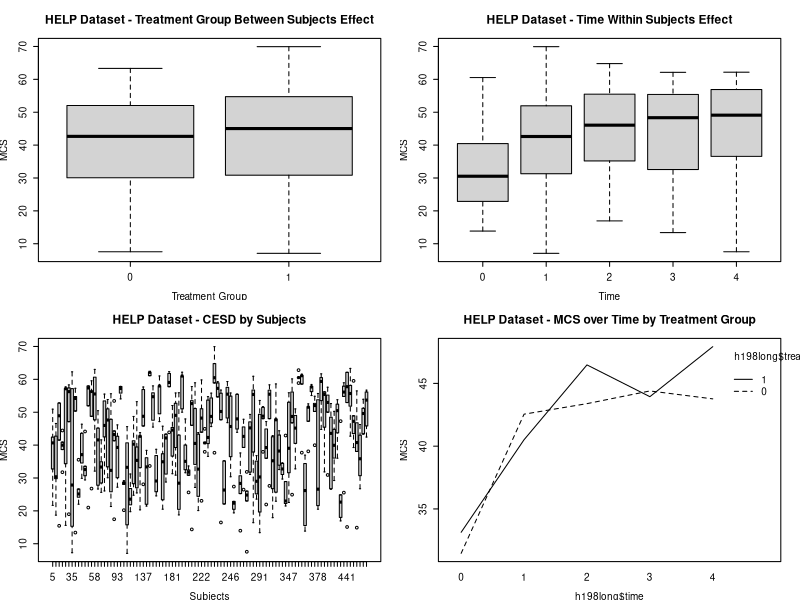
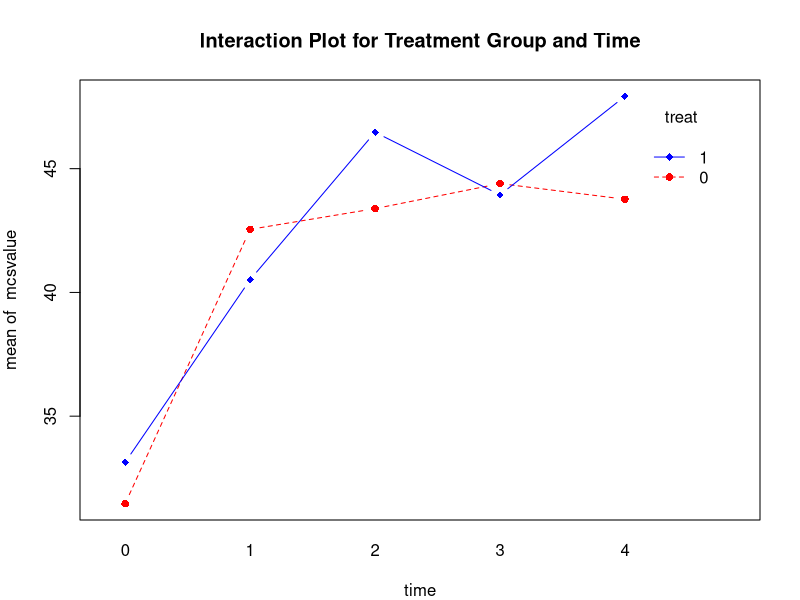
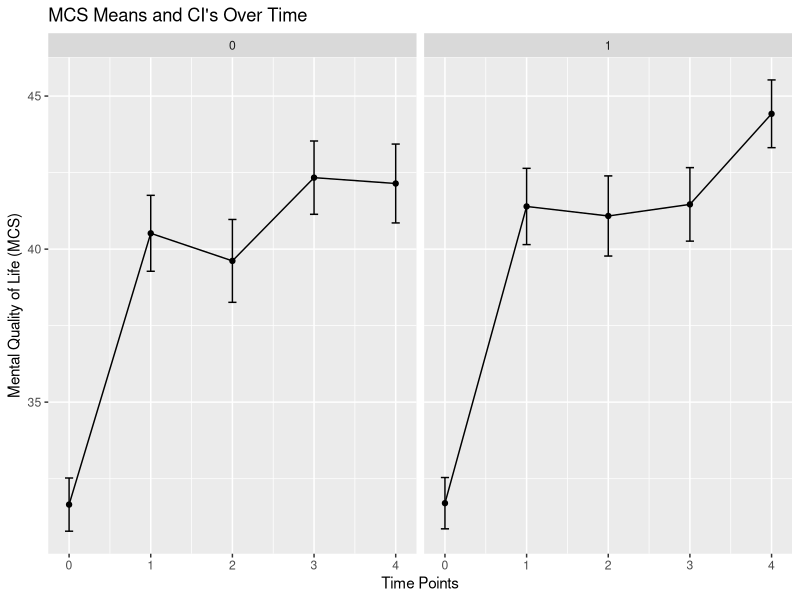

Source code (R) for these figures, in order:
## ---- chunk 1
# set up knitr options
knitr::opts_chunk$set(echo = TRUE)
knitr::opts_chunk$set(message = FALSE)
knitr::opts_chunk$set(warning = FALSE)
## ---- chunk 2
library(tidyverse)
library(haven)

helpdat <- haven::read_spss("helpmkh.sav")

h1 <- helpdat %>%
  select(id, treat, mcs, mcs1, mcs2, mcs3, mcs4)
## ---- chunk 3
# compute number of missing values
# across the 5 time points of mcs measurements
h1$nmiss_mcs <- rowSums(is.na(h1[,3:7]))
table(h1$nmiss_mcs)

# keep only the 98 cases with complete data
# where nmiss_mcs equals 0 (none missing)
h198 <- h1 %>%
  filter(nmiss_mcs==0)
## ---- chunk 4
# to do these analyses in R, we first
# have to reshape the data from WIDE
# to long

h198long <- h198 %>%
  gather(key=item,
         value=value,
         -c(id,treat,nmiss_mcs))

# now you have 98*5 = 490 cases
# add a time variable to long format
h198long <- h198long %>%
  mutate(time=c(rep(0,98),
                rep(1,98),
                rep(2,98),
                rep(3,98),
                rep(4,98)))
## ---- chunk 5
# we can use the aov() function but we
# need to first convert these to factors

h198long$id <- factor(h198long$id) # subject id
h198long$treat <- factor(h198long$treat) # group - between factor
h198long$time <- factor(h198long$time) # time - within factor

# rename the variables
names(h198long) <- c("id","treat","nmiss_mcs",
                   "mcsitem","mcsvalue","time")
## ---- chunk 6
m1 <- aov(mcsvalue ~ treat*time + Error(id/time), 
          data=h198long) 
summary(m1)
## ---- chunk 7
# MLM Approach
# use nlme package
library(nlme)

lme1 <- nlme::lme(mcsvalue ~ time*treat,
            data=h198long,
            random= ~1 | id,
            method="REML",
            na.action=na.omit)
# get summary - model coefficients
# tests coefficients not equal to 0
summary(lme1)

# get anova tables - both
# of these yield type III Sums of Squares
anova.lme(lme1, type="marginal")
car::Anova(lme1, type="III")
## ---- chunk 8
# Graphs - Main effects and interaction graphs
par(mfrow=c(2, 2), cex=0.6, mar=c(4, 4, 4, 2), mex=0.8) 

# sets up for 4 graphs on a page. The next 4 statements ask for main effect means, then the Group x Time interaction effect.
plot(h198long$mcsvalue ~ h198long$treat,
     main="HELP Dataset - Treatment Group Between Subjects Effect", 
     xlab="Treatment Group", ylab="MCS")
plot(h198long$mcsvalue ~ h198long$time,
     main="HELP Dataset - Time Within Subjects Effect", 
     xlab="Time",ylab="MCS")
plot(h198long$mcsvalue ~ h198long$id,
     main="HELP Dataset - CESD by Subjects", 
     xlab="Subjects",ylab="MCS")
interaction.plot(h198long$time,
                 h198long$treat,
                 h198long$mcsvalue,
                 main="HELP Dataset - MCS over Time by Treatment Group", 
                 ylab="MCS")
## ---- chunk 9
# reset graphics layout
par(mfrow = c(1,1))
# a plot approach
with(h198long, 
     interaction.plot(time, treat, mcsvalue,
                      type="b", col=c("red","blue"), pch=c(16,18),
                      main="Interaction Plot for Treatment Group and Time"))
## ---- chunk 10
h1 <- helpdat %>%
  select(id, treat, mcs, mcs1, mcs2, mcs3, mcs4)

# use all available data
# restructure into long format

h1long <- h1 %>%
  gather(key=item,
         value=value,
         -c(id,treat),
         na.rm=FALSE)

names(h1long) <- c("id","treat","mcsitem","mcsvalue")

# add a time variable to long format
h1long <- h1long %>%
  mutate(time=c(rep(0,453),
                rep(1,453),
                rep(2,453),
                rep(3,453),
                rep(4,453)))
## ---- chunk 11
# Error Bar Plots
# from the cookbook for R
## Gives count, mean, standard deviation, standard error of the mean, and confidence interval (default 95%).
##   data: a data frame.
##   measurevar: the name of a column that contains the variable to be summariezed
##   groupvars: a vector containing names of columns that contain grouping variables
##   na.rm: a boolean that indicates whether to ignore NA's
##   conf.interval: the percent range of the confidence interval (default is 95%)
summarySE <- function(data=NULL, measurevar, groupvars=NULL, na.rm=FALSE,
                      conf.interval=.95, .drop=TRUE) {
  library(plyr)
  
  # New version of length which can handle NA's: if na.rm==T, don't count them
  length2 <- function (x, na.rm=FALSE) {
    if (na.rm) sum(!is.na(x))
    else       length(x)
  }
  
  # This does the summary. For each group's data frame, return a vector with
  # N, mean, and sd
  datac <- ddply(data, groupvars, .drop=.drop,
                 .fun = function(xx, col) {
                   c(N    = length2(xx[[col]], na.rm=na.rm),
                     mean = mean   (xx[[col]], na.rm=na.rm),
                     sd   = sd     (xx[[col]], na.rm=na.rm)
                   )
                 },
                 measurevar
  )
  
  # Rename the "mean" column    
  datac <- rename(datac, c("mean" = measurevar))
  
  datac$se <- datac$sd / sqrt(datac$N)  # Calculate standard error of the mean
  
  # Confidence interval multiplier for standard error
  # Calculate t-statistic for confidence interval: 
  # e.g., if conf.interval is .95, use .975 (above/below), and use df=N-1
  ciMult <- qt(conf.interval/2 + .5, datac$N-1)
  datac$ci <- datac$se * ciMult
  
  return(datac)
}

h1long_nomiss <- na.omit(h1long)
#table(h1long_nomiss$time)

h1se <- summarySE(h1long_nomiss, 
                  measurevar="mcsvalue", 
                  groupvars=c("time","treat"))

ggplot(h1se, aes(x=time, y=mcsvalue)) + 
  geom_errorbar(aes(ymin=mcsvalue-se, ymax=mcsvalue+se), 
                width=.1) +
  geom_line() +
  geom_point() +
  xlab("Time Points") +
  ylab("Mental Quality of Life (MCS)") +
  ggtitle("MCS Means and CI's Over Time") +
  facet_wrap(~treat)
## ---- chunk 12
# MLM Approach
# use nlme package
library(nlme)

lme1 <- nlme::lme(mcsvalue ~ time*treat,
            data=h1long,
            random= ~1 | id,
            method="REML",
            na.action=na.omit)
# get summary - model coefficients
# tests coefficients not equal to 0
summary(lme1)

# get anova tables - both
# of these yield type III Sums of Squares
anova.lme(lme1, type="marginal")
car::Anova(lme1, type="III")
## ---- chunk 13
# you can also use the lme4 package
# read more at https://freshbiostats.wordpress.com/2013/07/28/mixed-models-in-r-lme4-nlme-both/
# and just google nlme vs lme4 package

# flip treat and run again
h1long <- h1long %>%
  mutate(treat_flip = as.numeric(treat==0))

lme2 <- nlme::lme(mcsvalue ~ time*treat_flip,
            data=h1long,
            random= ~1 | id,
            method="REML",
            na.action=na.omit)
# get summary - model coefficients
# tests coefficients not equal to 0
summary(lme2)

# get anova tables - both
# of these yield type III Sums of Squares
anova.lme(lme2, type="marginal")
car::Anova(lme2, type="III")
